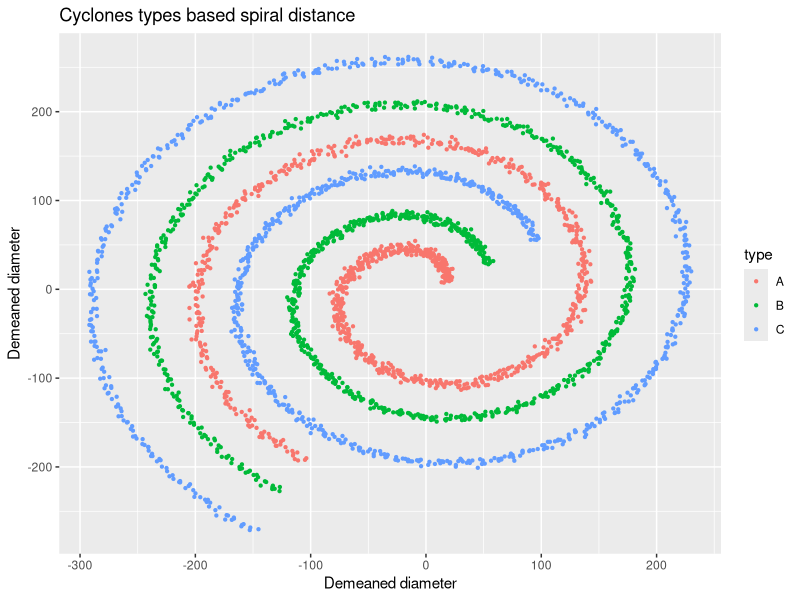

This figure's R source:
library(ggplot2)
library(mvtnorm)
library(assertthat)


GenData <- function(no.classes, param.vector, save.csv = TRUE, save.pdf = TRUE){
    #-------------------------------------------------------------
    #Function returns dataset characterised by parameters passed (see GetSpiral).
    #Also saves csv file of data and a plot of data if repective flags set to TRUE
    
    #check that no.classes and length of parameter list is same
    assert_that(no.classes == length(param.vector))
    
    #generate data
    data <- data.frame(x = as.numeric(), y = numeric(), type = numeric())
    
    #generate data for each class based on the parameters specified 
    for(i in 1:no.classes) {
        temp <- GetSpiral(param.vector[[i]]$n, param.vector[[i]]$a, param.vector[[i]]$b,
                          param.vector[[i]]$theta, param.vector[[i]]$step, param.vector[[i]]$disturbance,
                          param.vector[[i]]$cov.factor, param.vector[[i]]$class.name)
        data <- rbind(data, temp)
        
    }
    
    #import csv if save.csv flag raised
    if(save.csv == TRUE){
        write.csv(data, file = "data.csv", row.names = FALSE)
    }
    
    #import pdf of plot if save.pdf flag raised
    if(save.pdf == TRUE)  {
        data$type <- as.factor(data$type)
        pdf("plot.pdf", width=6, height=5)
        print(PlotGraph(data = data, title = "Cyclones types based spiral distance", 
                        size = 0.8, x.label = "Demeaned diameter", y.label = "Demeaned diameter"))
        dev.off()
    }
    
    return(data)
}

GetSpiral <- function(n, a, b, theta, step, disturbance , cov.factor, class.name) {
    
    #function returns data that follows a spiral using the polar coordinates equation polar = a + b * theta (see below)
    #1.   if n is not divisible disturbances then points returned will be more than n
    #2.   generally higher the value of parameter b, more the number of perfectly non linearly seperatable 
    #     classes that can be specified
    #3.   generally higher the value of parameter a, more the distance seperating different classes 
    #------------------------------------------------------------------------------
    #parameter space
    #------------------------------------------------------------------------------
    #a     = numerical constant in R; controls turn of the spiral
    #b     = numerical constant in R controls the distance between arms of the spiral
    #theta = instial angle in radians of the spiral 
    #step  = successive increase in theta
    #disturbance = No of points randomly generated using cartesian coordiantes of a given point as mean
    #cov.factor = factor by which multiplies by the variance covariance matrix of each point
    #class.name = Name of class
    #------------------------------------------------------------------------------
    
    n <- round(n/disturbance) #change n by a factor of disurbances
    data <- data.frame(x = as.numeric(), y = numeric())
    
    for(i in 0 :(n -1)) {
        polar <- a + b * (theta + i * step)
        coords <- c(polar * cos(theta + i * step), polar * sin(theta + i * step))
        data.temp <- as.data.frame(rmvnorm(n = disturbance, mean = coords, sigma = cov.factor * diag(2)))
        data <- rbind(data, data.temp)
    }
    
    names(data) <- c("x", "y")
    data$type <- rep(class.name, n)
    data
}


PlotGraph <- function(data, title = "", x.label = "", y.label = "", size = 0.8){
    p <- ggplot(data = data, aes(x = x, y= y, col = type)) +
        geom_point(size = size) +
        scale_x_continuous(name = x.label) +
        scale_y_continuous(name = y.label) +
        ggtitle(title)
}

#-------------------------------------------------------------
#-------------------------------------------------------------


param.vector <- list(class1 = list(n = 1000, a = 10, b = 20, theta = pi/6, step = 0.03, disturbance = 3,
                                cov.factor = 10, class.name = "A"),
                     class2 = list(n = 1000, a = 50, b = 20, theta = pi/6, step = 0.03, disturbance = 3,
                                cov.factor = 6, class.name = "B"),
                     class3 = list(n = 1000, a = 100, b = 20, theta = pi/6, step = 0.03, disturbance = 3,
                                cov.factor = 6, class.name = "C"))

data <- GenData(no.classes = 3, param.vector = param.vector)
